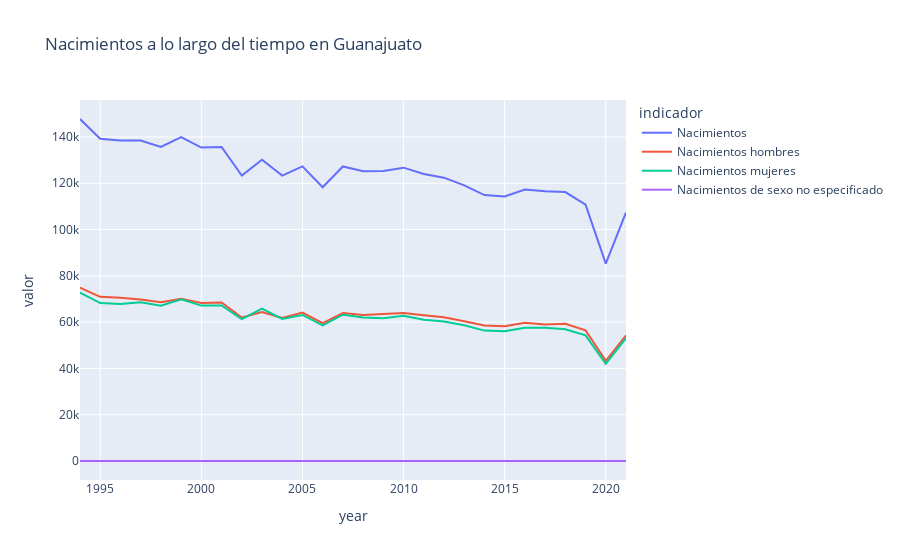

The notebook cell saved with this chart:
### Markdown cell above
**Nacimientos a lo largo del tiempo**

### Code cell
fig = px.line(nacimientos_estado,x='year',y='valor',color='indicador',title='Nacimientos a lo largo del tiempo en Guanajuato')
fig.show()

### Figure 1 — Plotly figure (JSON) as saved in the notebook; plotly's stock layout.template omitted (floating-point values rounded to 4 significant figures)
{"data": [{"hovertemplate": "indicador=Nacimientos<br>year=%{x}<br>valor=%{y}<extra></extra>", "legendgroup": "Nacimientos", "line": {"color": "#636efa", "dash": "solid"}, "marker": {"symbol": "circle"}, "mode": "lines", "name": "Nacimientos", "orientation": "v", "showlegend": true, "type": "scatter", "x": [1994, 1995, 1996, 1997, 1998, 1999, 2000, 2001, 2002, 2003, 2004, 2005, 2006, 2007, 2008, 2009, 2010, 2011, 2012, 2013, 2014, 2015, 2016, 2017, 2018, 2019, 2020, 2021], "xaxis": "x", "y": [147764, 139199, 138433, 138450, 135687, 139930, 135424, 135671, 123313, 130183, 123312, 127290, 118270, 127270, 125187, 125272, 126741, 124003, 122412, 119083, 114890, 114269, 117281, 116531, 116207, 110755, 85259, 107409], "yaxis": "y"}, {"hovertemplate": "indicador=Nacimientos hombres<br>year=%{x}<br>valor=%{y}<extra></extra>", "legendgroup": "Nacimientos hombres", "line": {"color": "#EF553B", "dash": "solid"}, "marker": {"symbol": "circle"}, "mode": "lines", "name": "Nacimientos hombres", "orientation": "v", "showlegend": true, "type": "scatter", "x": [1994, 1995, 1996, 1997, 1998, 1999, 2000, 2001, 2002, 2003, 2004, 2005, 2006, 2007, 2008, 2009, 2010, 2011, 2012, 2013, 2014, 2015, 2016, 2017, 2018, 2019, 2020, 2021], "xaxis": "x", "y": [74941, 70943, 70576, 69814, 68560, 70065, 68261, 68495, 61990, 64315, 61795, 64156, 59604, 63946, 63121, 63552, 63954, 62944, 62127, 60418, 58545, 58217, 59732, 58935, 59261, 56425, 43278, 54314], "yaxis": "y"}, {"hovertemplate": "indicador=Nacimientos mujeres<br>year=%{x}<br>valor=%{y}<extra></extra>", "legendgroup": "Nacimientos mujeres", "line": {"color": "#00cc96", "dash": "solid"}, "marker": {"symbol": "circle"}, "mode": "lines", "name": "Nacimientos mujeres", "orientation": "v", "showlegend": true, "type": "scatter", "x": [1994, 1995, 1996, 1997, 1998, 1999, 2000, 2001, 2002, 2003, 2004, 2005, 2006, 2007, 2008, 2009, 2010, 2011, 2012, 2013, 2014, 2015, 2016, 2017, 2018, 2019, 2020, 2021], "xaxis": "x", "y": [72768, 68220, 67814, 68612, 67116, 69848, 67145, 67175, 61307, 65859, 61413, 63097, 58644, 63209, 62054, 61678, 62753, 61034, 60253, 58634, 56335, 56045, 57547, 57593, 56939, 54304, 41979, 53094], "yaxis": "y"}, {"hovertemplate": "indicador=Nacimientos de sexo no especificado<br>year=%{x}<br>valor=%{y}<extra></extra>", "legendgroup": "Nacimientos de sexo no especificado", "line": {"color": "#ab63fa", "dash": "solid"}, "marker": {"symbol": "circle"}, "mode": "lines", "name": "Nacimientos de sexo no especificado", "orientation": "v", "showlegend": true, "type": "scatter", "x": [1994, 1995, 1996, 1997, 1998, 1999, 2000, 2001, 2002, 2003, 2004, 2005, 2006, 2007, 2008, 2009, 2010, 2011, 2012, 2013, 2014, 2015, 2016, 2017, 2018, 2019, 2020, 2021], "xaxis": "x", "y": [55, 36, 43, 24, 11, 17, 18, 1, 16, 9, 104, 37, 22, 115, 12, 42, 34, 25, 32, 31, 10, 7, 2, 3, 7, 26, 2, 1], "yaxis": "y"}], "layout": {"legend": {"title": {"text": "indicador"}, "tracegroupgap": 0}, "title": {"text": "Nacimientos a lo largo del tiempo en Guanajuato"}, "xaxis": {"anchor": "y", "domain": [0, 1], "title": {"text": "year"}}, "yaxis": {"anchor": "x", "domain": [0, 1], "title": {"text": "valor"}}}}
